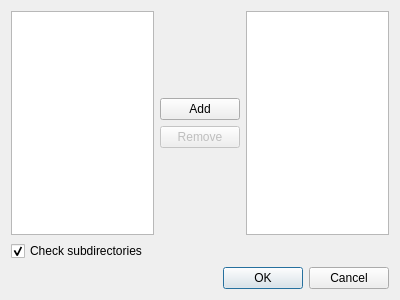
<?xml version="1.0" encoding="UTF-8"?>
<ui version="4.0">
 <class>Dialog</class>
 <widget class="QDialog" name="Dialog">
  <property name="geometry">
   <rect>
    <x>0</x>
    <y>0</y>
    <width>400</width>
    <height>300</height>
   </rect>
  </property>
  <property name="windowTitle">
   <string>Directory Selection</string>
  </property>
  <layout class="QVBoxLayout" name="verticalLayout">
   <item>
    <layout class="QHBoxLayout" name="horizontalLayout">
     <item>
      <widget class="QTreeView" name="file_system_tree_view"/>
     </item>
     <item>
      <layout class="QVBoxLayout" name="verticalLayout_2">
       <item>
        <spacer name="verticalSpacer">
         <property name="orientation">
          <enum>Qt::Vertical</enum>
         </property>
         <property name="sizeHint" stdset="0">
          <size>
           <width>20</width>
           <height>40</height>
          </size>
         </property>
        </spacer>
       </item>
       <item>
        <widget class="QPushButton" name="add_button">
         <property name="text">
          <string>Add</string>
         </property>
        </widget>
       </item>
       <item>
        <widget class="QPushButton" name="remove_button">
         <property name="enabled">
          <bool>false</bool>
         </property>
         <property name="text">
          <string>Remove</string>
         </property>
        </widget>
       </item>
       <item>
        <spacer name="verticalSpacer_2">
         <property name="orientation">
          <enum>Qt::Vertical</enum>
         </property>
         <property name="sizeHint" stdset="0">
          <size>
           <width>20</width>
           <height>40</height>
          </size>
         </property>
        </spacer>
       </item>
      </layout>
     </item>
     <item>
      <widget class="QListView" name="directories_list"/>
     </item>
     <item>
      <layout class="QHBoxLayout" name="horizontalLayout_2"/>
     </item>
    </layout>
   </item>
   <item>
    <widget class="QCheckBox" name="check_subdirectories_box">
     <property name="text">
      <string>Check subdirectories </string>
     </property>
     <property name="checked">
      <bool>true</bool>
     </property>
    </widget>
   </item>
   <item>
    <widget class="QDialogButtonBox" name="buttonBox">
     <property name="orientation">
      <enum>Qt::Horizontal</enum>
     </property>
     <property name="standardButtons">
      <set>QDialogButtonBox::Cancel|QDialogButtonBox::Ok</set>
     </property>
    </widget>
   </item>
  </layout>
 </widget>
 <resources/>
 <connections>
  <connection>
   <sender>buttonBox</sender>
   <signal>accepted()</signal>
   <receiver>Dialog</receiver>
   <slot>accept()</slot>
   <hints>
    <hint type="sourcelabel">
     <x>248</x>
     <y>254</y>
    </hint>
    <hint type="destinationlabel">
     <x>157</x>
     <y>274</y>
    </hint>
   </hints>
  </connection>
  <connection>
   <sender>buttonBox</sender>
   <signal>rejected()</signal>
   <receiver>Dialog</receiver>
   <slot>reject()</slot>
   <hints>
    <hint type="sourcelabel">
     <x>316</x>
     <y>260</y>
    </hint>
    <hint type="destinationlabel">
     <x>286</x>
     <y>274</y>
    </hint>
   </hints>
  </connection>
 </connections>
</ui>
